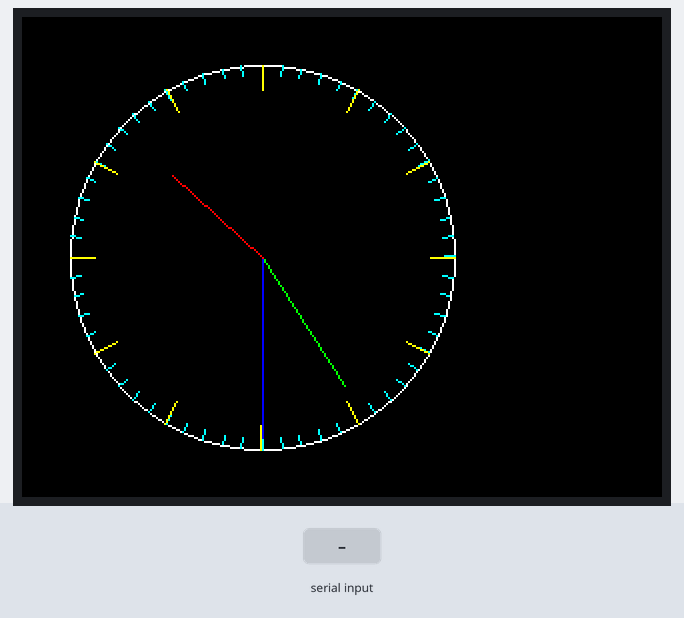
The sketch below on a simulated Arduino Nano, built with avr-gcc and run on an emulated ATmega328P. On the bench: 320×240 colour display. Wiring (inferred from the names in the program): DS1307 clock at I2C address 0x68. Inputs (shaded band) come from the test bench. The local clock reads 2024-03-15 10:24:30 at power-on unless the sketch sets it; what the sketch prints to the serial monitor is not drawn.

Above: at 1.4 s.
1.5 s: byte 84 (84) received over Serial
At 3.5 s:
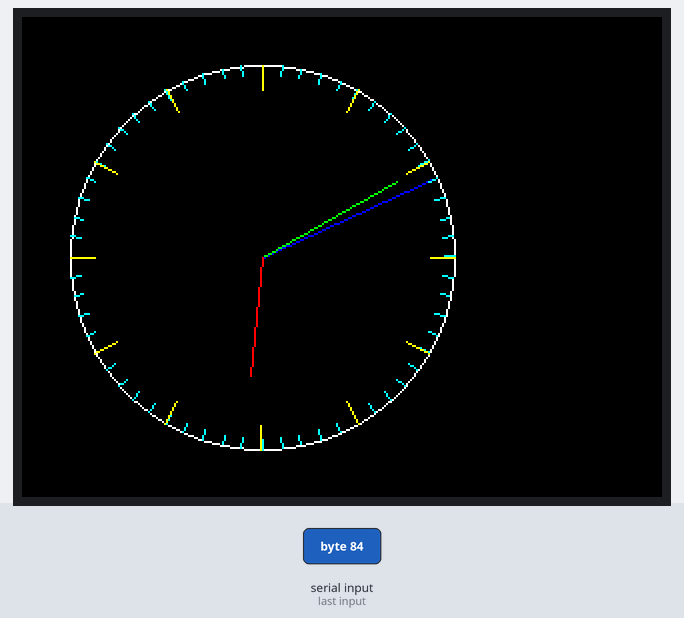
4.0 s: byte 116 (116) received over Serial
At 5.1 s:
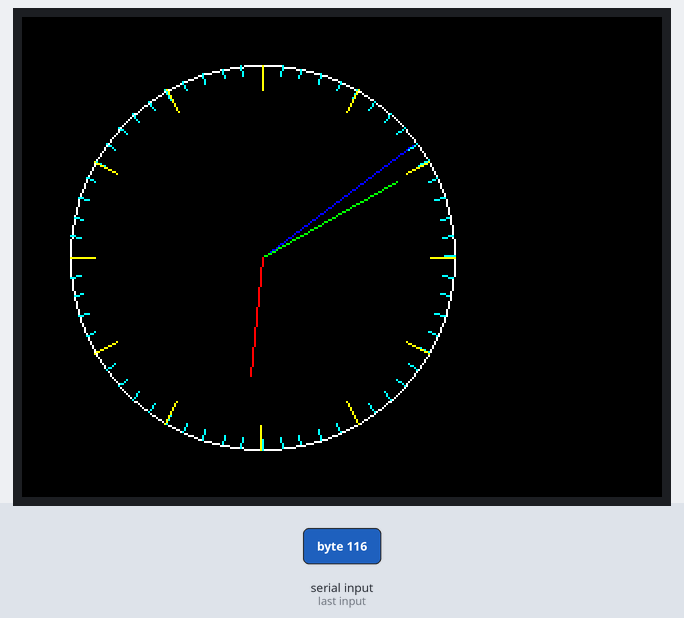
Timing chart, 0 to 7.0 s (numbered marks = the images above; inputs shaded):
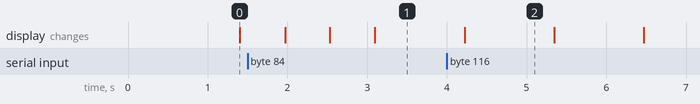

Measured:
- what the display in image 2 shows lasts 1.1 s, from 4.2 s to 5.3 s

The sketch:

horlogue_analogique_horizontale.ino
```cpp
// IMPORTANT: Adafruit_TFTLCD LIBRARY MUST BE SPECIFICALLY
// CONFIGURED FOR EITHER THE TFT SHIELD OR THE BREAKOUT BOARD.
// SEE RELEVANT COMMENTS IN Adafruit_TFTLCD.h FOR SETUP.
#include "Wire.h"
#include <math.h>
#include <Adafruit_GFX.h>    // Core graphics library
#include <Adafruit_TFTLCD.h> // Hardware-specific library
byte test;
int i;
int command = 0;       // This is the command char, in ascii form, sent from the serial port

#define DS1307_I2C_ADDRESS 0x68  // This is the I2C address
// Arduino version compatibility Pre-Compiler Directives
#if defined(ARDUINO) && ARDUINO >= 100   // Arduino v1.0 and newer
#define I2C_WRITE Wire.write
#define I2C_READ Wire.read
#else                                   // Arduino Prior to v1.0
#define I2C_WRITE Wire.send
#define I2C_READ Wire.receive
#endif

byte zero;

float D = 0.4;
float H = 0.25;
float M = 0.32;
float S = 0.39;
float pH = 0.35;
float pM = 0.38;

char  *Day[] = {
  "", "Lundi", "Mardi", "Mercredi", "Jeudi", "Vendredi", "Samedi", "Dimanche"
};
char  *Mon[] = {
  "", "Jan", "Fev", "Mar", "Avr", "Mai", "Jun", "Jul", "Aou", "Sep", "Oct", "Nov", "Dec"
};

// The control pins for the LCD can be assigned to any digital or
// analog pins...but we'll use the analog pins as this allows us to
// double up the pins with the touch screen (see the TFT paint example).
#define LCD_CS A3 // Chip Select goes to Analog 3
#define LCD_CD A2 // Command/Data goes to Analog 2
#define LCD_WR A1 // LCD Write goes to Analog 1
#define LCD_RD A0 // LCD Read goes to Analog 0

#define LCD_RESET A6 // Can alternately just connect to Arduino's reset pin

// Assign human-readable names to some common 16-bit color values:
#define	BLACK   0x0000
#define	BLUE    0x001F
#define	RED     0xF800
#define	GREEN   0x07E0
#define CYAN    0x07FF
#define MAGENTA 0xF81F
#define YELLOW  0xFFE0
#define WHITE   0xFFFF

float pSec, pMin, pHour, Sec, Min, Hour;
byte second, minute, hour;
byte dayOfWeek, dayOfMonth, month, year;
unsigned int x, y, w, h;
long color;

Adafruit_TFTLCD tft(LCD_CS, LCD_CD, LCD_WR, LCD_RD, LCD_RESET);
// If using the shield, all control and data lines are fixed, and
// a simpler declaration can optionally be used:
// Adafruit_TFTLCD tft;
void setup(void) {
  Wire.begin();
  Serial.begin(115200);
  Serial.println(F("TFT LCD test"));

#ifdef USE_ADAFRUIT_SHIELD_PINOUT
  Serial.println(F("Using Adafruit 2.4\" TFT Arduino Shield Pinout"));
#else
  Serial.println(F("Using Adafruit 2.4\" TFT Breakout Board Pinout"));
#endif

  Serial.print("TFT size is ");
  Serial.print(tft.width());
  Serial.print("x");
  Serial.println(tft.height());
  w = tft.width();
  h = tft.height();

  tft.reset();

  uint16_t identifier = tft.readID();

  if(identifier == 0x9325) {
    Serial.println(F("Found ILI9325 LCD driver"));
  }
  else if(identifier == 0x9328) {
    Serial.println(F("Found ILI9328 LCD driver"));
  }
  else if(identifier == 0x7575) {
    Serial.println(F("Found HX8347G LCD driver"));
  }
  else if(identifier == 0x9341) {
    Serial.println(F("Found ILI9341 LCD driver"));
  }
  else if(identifier == 0x8357) {
    Serial.println(F("Found HX8357D LCD driver"));
  }
  else {
    Serial.print(F("Unknown LCD driver chip: "));
    Serial.println(identifier, HEX);
    Serial.println(F("If using the Adafruit 2.8\" TFT Arduino shield, the line:"));
    Serial.println(F("  #define USE_ADAFRUIT_SHIELD_PINOUT"));
    Serial.println(F("should appear in the library header (Adafruit_TFT.h)."));
    Serial.println(F("If using the breakout board, it should NOT be #defined!"));
    Serial.println(F("Also if using the breakout, double-check that all wiring"));
    Serial.println(F("matches the tutorial."));
    return;
  }

  tft.begin(identifier);
  tft.setRotation(1);
  tft.fillScreen(BLACK);
}


void loop(void) {
  if (Serial.available()) {      // Look for char in serial que and process if found
    command = Serial.read();
    if (command == 84 || command == 116) {      //If command = "Tt" Set Date
      setDateDs1307();
      getDateDs1307();
      Serial.println(" ");
    }
    else if (command == 82 || command == 114) {      //If command = "Rr" Read Date ... BBR
      getDateDs1307();
      Serial.println(" ");
    }
    else if (command == 81 || command == 113) {      //If command = "Qq" RTC1307 Memory Functions
      delay(100);
      if (Serial.available()) {
        command = Serial.read();
        if (command == 49) {        //If command = "1" RTC1307 Initialize Memory - All Data will be set to
          // 255 (0xff).  Therefore 255 or 0 will be an invalid value.
          Wire.beginTransmission(DS1307_I2C_ADDRESS);   // 255 will be the init value and 0 will be considered
          // an error that occurs when the RTC is in Battery mode.
          I2C_WRITE(0x08); // Set the register pointer to be just past the date/time registers.
          for (i = 1; i <= 24; i++) {
            I2C_WRITE(0Xff);
            delay(10);
          }
          Wire.endTransmission();
          Wire.beginTransmission(DS1307_I2C_ADDRESS);
          I2C_WRITE(0x21); // Set the register pointer to 33 for second half of registers. Only 32 writes per connection allowed.
          for (i = 1; i <= 33; i++) {
            I2C_WRITE(0Xff);
            delay(10);
          }
          Wire.endTransmission();
          getDateDs1307();
          Serial.println(": RTC1307 Initialized Memory");
        }
        else if (command == 50) {      //If command = "2" RTC1307 Memory Dump
          getDateDs1307();
          Serial.println(": RTC 1307 Dump Begin");
          Wire.beginTransmission(DS1307_I2C_ADDRESS);
          I2C_WRITE(zero);
          Wire.endTransmission();
          Wire.requestFrom(DS1307_I2C_ADDRESS, 32);
          for (i = 0; i <= 31; i++) {  //Register 0-31 - only 32 registers allowed per I2C connection
            test = I2C_READ();
            Serial.print(i);
            Serial.print(": ");
            Serial.print(test, DEC);
            Serial.print(" : ");
            Serial.println(test, HEX);
          }
          Wire.beginTransmission(DS1307_I2C_ADDRESS);
          I2C_WRITE(0x20);
          Wire.endTransmission();
          Wire.requestFrom(DS1307_I2C_ADDRESS, 32);
          for (i = 32; i <= 63; i++) {         //Register 32-63 - only 32 registers allowed per I2C connection
            test = I2C_READ();
            Serial.print(i);
            Serial.print(": ");
            Serial.print(test, DEC);
            Serial.print(" : ");
            Serial.println(test, HEX);
          }
          Serial.println(" RTC1307 Dump end");
        }
      }
    }
    Serial.print("Command: ");
    Serial.println(command);     // Echo command CHAR in ascii that was sent

  }
  else {
    pSec = Sec;
    pMin = Min;
    pHour = Hour;

    getDateDs1307();

    Sec = second;
    Min = minute;
    Hour = hour;

    Min = (Min + (Sec / 60));
    Hour = (Hour + (Min / 60));

    tft.drawCircle(w/2, w/2, w*D, WHITE);

    tft.drawLine(w/2, w/2, (w/2)+((w*S)*sin(pSec*0.104717)),(w/2)+((w*S)*-cos(pSec*0.104717)), BLACK);
    tft.drawLine(w/2, w/2, (w/2)+((w*S)*sin(Sec*0.104717)),(w/2)+((w*S)*-cos(Sec*0.104717)), BLUE);
    tft.drawLine(w/2, w/2, (w/2)+((w*M)*sin(pMin*0.104717)),(w/2)+((w*M)*-cos(pMin*0.104717)), BLACK);
    tft.drawLine(w/2, w/2, (w/2)+((w*M)*sin(Min*0.104717)),(w/2)+((w*M)*-cos(Min*0.104717)), GREEN);
    tft.drawLine(w/2, w/2, (w/2)+((w*H)*sin(pHour*0.52359878)),(w/2)+((w*H)*-cos(pHour*0.52359878)), BLACK);
    tft.drawLine(w/2, w/2, (w/2)+((w*H)*sin(Hour*0.52359878)),(w/2)+((w*H)*-cos(Hour*0.52359878)), RED);

    for(int i=0; i<60; i++){
      tft.drawLine((w/2)+((w*D)*sin(i*0.104717)), (w/2)+((w*D)*-cos(i*0.104717)), (w/2)+((w*pM)*sin(i*0.104717)),(w/2)+((w*pM)*-cos(i*0.104717)), CYAN);
    }

    for(int i=0; i<12; i++){
      tft.drawLine((w/2)+((w*D)*sin(i*0.52359878)), (w/2)+((w*D)*-cos(i*0.52359878)), (w/2)+((w*pH)*sin(i*0.52359878)),(w/2)+((w*pH)*-cos(i*0.52359878)), YELLOW);
    }

    delay(500);
  }

}


byte decToBcd(byte val)
{
  return ( (val / 10 * 16) + (val % 10) );
}

// Convert binary coded decimal to normal decimal numbers
byte bcdToDec(byte val)
{
  return ( (val / 16 * 10) + (val % 16) );
}

void setDateDs1307()
{

  second = (byte) ((Serial.read() - 48) * 10 + (Serial.read() - 48)); // Use of (byte) type casting and ascii math to achieve result.
  minute = (byte) ((Serial.read() - 48) * 10 +  (Serial.read() - 48));
  hour  = (byte) ((Serial.read() - 48) * 10 +  (Serial.read() - 48));
  dayOfWeek = (byte) (Serial.read() - 48);
  dayOfMonth = (byte) ((Serial.read() - 48) * 10 +  (Serial.read() - 48));
  month = (byte) ((Serial.read() - 48) * 10 +  (Serial.read() - 48));
  year = (byte) ((Serial.read() - 48) * 10 +  (Serial.read() - 48));
  Wire.beginTransmission(DS1307_I2C_ADDRESS);
  I2C_WRITE(zero);
  I2C_WRITE(decToBcd(second) & 0x7f);    // 0 to bit 7 starts the clock
  I2C_WRITE(decToBcd(minute));
  I2C_WRITE(decToBcd(hour));      // If you want 12 hour am/pm you need to set
  // bit 6 (also need to change readDateDs1307)
  I2C_WRITE(decToBcd(dayOfWeek));
  I2C_WRITE(decToBcd(dayOfMonth));
  I2C_WRITE(decToBcd(month));
  I2C_WRITE(decToBcd(year));
  Wire.endTransmission();
}

// Gets the date and time from the ds1307 and prints result
void getDateDs1307() {
  // Reset the register pointer
  Wire.beginTransmission(DS1307_I2C_ADDRESS);
  I2C_WRITE(zero);
  Wire.endTransmission();

  Wire.requestFrom(DS1307_I2C_ADDRESS, 7);

  // A few of these need masks because certain bits are control bits
  second     = bcdToDec(I2C_READ() & 0x7f);
  minute     = bcdToDec(I2C_READ());
  hour       = bcdToDec(I2C_READ() & 0x3f);  // Need to change this if 12 hour am/pm
  dayOfWeek  = bcdToDec(I2C_READ());
  dayOfMonth = bcdToDec(I2C_READ());
  month      = bcdToDec(I2C_READ());
  year       = bcdToDec(I2C_READ());

  if (hour < 10)
    Serial.print("0");
  Serial.print(hour, DEC);
  Serial.print(":");
  if (minute < 10)
    Serial.print("0");
  Serial.print(minute, DEC);
  Serial.print(":");
  if (second < 10)
    Serial.print("0");
  Serial.print(second, DEC);
  Serial.print(" ");
  Serial.print(Day[dayOfWeek]);
  Serial.print(", ");
  Serial.print(dayOfMonth, DEC);
  Serial.print(" ");
  Serial.print(Mon[month]);
  Serial.print(" 20");
  if (year < 10)
    Serial.print("0");
  Serial.println(year, DEC);


}
```
